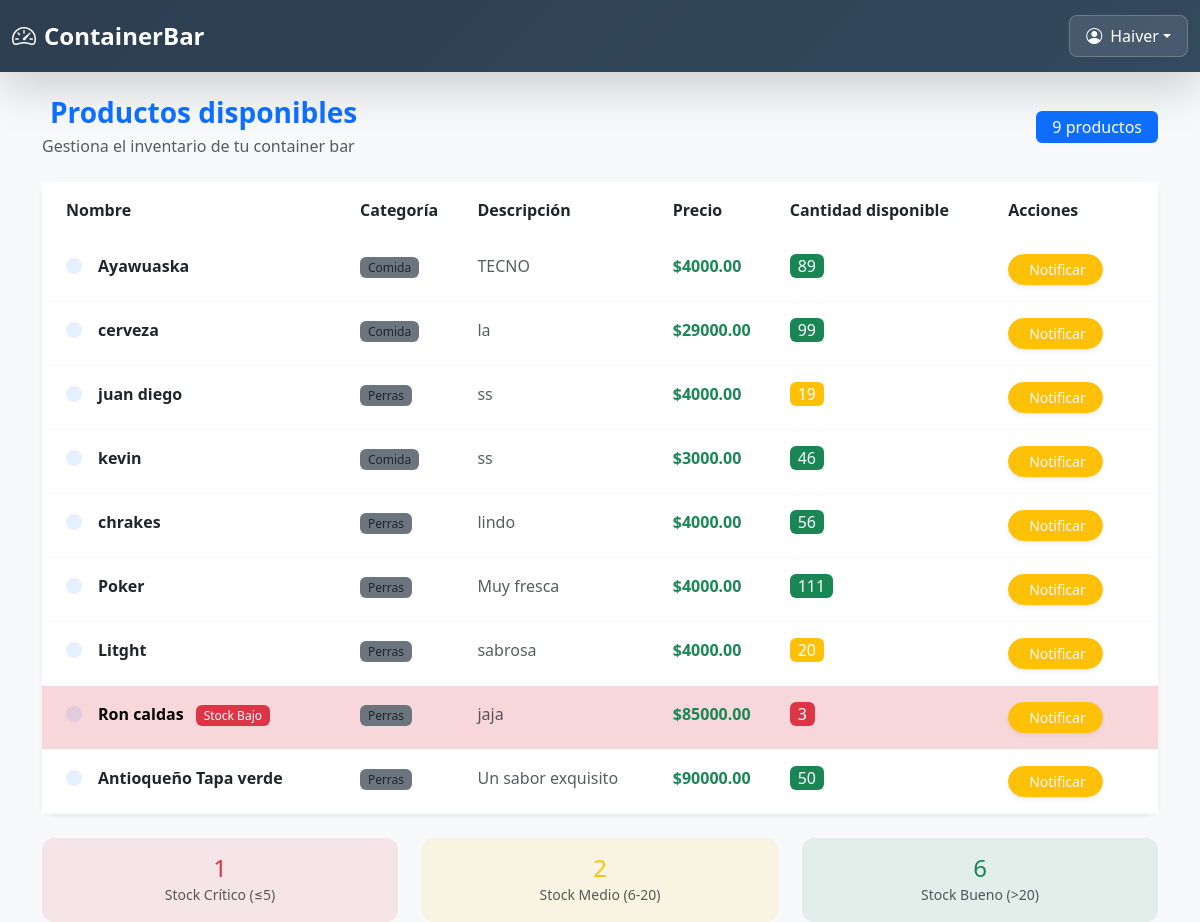
The app's page /productos/ver/ (signed in) with its own data.
### core/models.py (models this page shows, shortened)
class Producto(models.Model):
    nombre = models.CharField(max_length=100)
    categoria = models.ForeignKey(Categoria, on_delete=models.SET_NULL, null=True, related_name='productos')
    descripcion = models.TextField(blank=True)
    precio_costo = models.DecimalField(max_digits=10, decimal_places=2, default=0)  # NUEVO
    precio = models.DecimalField(max_digits=10, decimal_places=2)  # Este es el precio de venta
    cantidad = models.PositiveIntegerField()
    creado = models.DateTimeField(auto_now_add=True)
    actualizado = models.DateTimeField(auto_now=True)

class Categoria(models.Model):
    nombre = models.CharField(max_length=100, unique=True)
    descripcion = models.TextField(blank=True)
    def __str__(self):
        return self.nombre

### core/views.py (the view)
# urls.py: path('productos/ver/', views.productos_bartender, name='productos_bartender'),
@never_cache
@login_required
def productos_bartender(request):
    perfil = Perfil.objects.get(user=request.user)
    if perfil.rol != 'bartender':
        return redirect('productos_listar')
    productos = Producto.objects.all()
    return render(request, 'core/productos/listar_bartender.html', {'productos': productos})

### core/templates/core/productos/listar_bartender.html (shortened to what this page needs)
{% extends 'core/base.html' %}
{% block content %}
<div class="container mt-4">
  <div class="d-flex justify-content-between align-items-center mb-4">
    <div>
      <h3 class="mb-1 text-primary fw-bold">
        Productos disponibles
      </h3>
      <p class="text-muted mb-0">Gestiona el inventario de tu container bar</p>
    </div>
    <div class="badge bg-primary fs-6 px-3 py-2">
      {{ productos|length }} producto{{ productos|length|pluralize }}
    </div>
  </div>
  <div class="card shadow-sm border-0">
    <div class="card-body p-0">
      <div class="table-responsive">
        <table class="table table-hover mb-0" id="tabla-productos">
          <thead class="bg-light">
            <tr>
              <th class="border-0 fw-semibold text-dark py-3 ps-4">Nombre</th>
              <th class="border-0 fw-semibold text-dark py-3">Categoría</th>
              <th class="border-0 fw-semibold text-dark py-3">Descripción</th>
              <th class="border-0 fw-semibold text-dark py-3">Precio</th>
              <th class="border-0 fw-semibold text-dark py-3">Cantidad disponible</th>
              <th class="border-0 fw-semibold text-dark py-3 pe-4">Acciones</th>
            </tr>
          </thead>
          <tbody>
            {% for producto in productos %}
              <tr class="{% if producto.cantidad <= 5 %}table-danger bg-danger bg-opacity-10{% endif %} border-0">
                <td class="py-3 ps-4">
                  <div class="d-flex align-items-center">
                    <div class="bg-primary bg-opacity-10 rounded-circle p-2 me-3">
                    </div>
                    <div>
                      <span class="fw-semibold">{{ producto.nombre }}</span>
                      {% if producto.cantidad <= 5 %}
                        <span class="badge bg-danger ms-2 small">Stock Bajo</span>
                      {% endif %}
                    </div>
                  </div>
                </td>
                <td class="py-3">
                  <span class="badge bg-secondary bg-opacity-20 text-dark">{{ producto.categoria }}</span>
                </td>
                <td class="py-3 text-muted">{{ producto.descripcion }}</td>
                <td class="py-3">
                  <span class="fw-bold text-success">${{ producto.precio }}</span>
                </td>
                <td class="py-3">
                  <span class="badge
                    {% if producto.cantidad <= 5 %}bg-danger{% elif producto.cantidad <= 20 %}bg-warning{% else %}bg-success{% endif %}
                    fs-6 px-2 py-1">
                    {{ producto.cantidad }}
                  </span>
                </td>
                <td class="py-3 pe-4">
                  <a href="{% url 'notificar_admin' producto.id %}"
                     class="btn btn-warning btn-sm rounded-pill px-3 shadow-sm">
                    Notificar
                  </a>
                </td>
              </tr>
            {% endfor %}
          </tbody>
        </table>
      </div>
    </div>
  </div>
  {% if productos %}
  <div class="row mt-4">
    <div class="col-md-4">
      <div class="card border-0 bg-danger bg-opacity-10">
        <div class="card-body text-center">
          <h4 class="text-danger mb-0" id="stock-critico">0</h4>
          <small class="text-muted">Stock Crítico (≤5)</small>
        </div>
      </div>
    </div>
    <div class="col-md-4">
      <div class="card border-0 bg-warning bg-opacity-10">
        <div class="card-body text-center">
          <h4 class="text-warning mb-0" id="stock-medio">0</h4>
          <small class="text-muted">Stock Medio (6-20)</small>
        </div>
      </div>
    </div>
    <div class="col-md-4">
      <div class="card border-0 bg-success bg-opacity-10">
        <div class="card-body text-center">
          <h4 class="text-success mb-0" id="stock-bueno">0</h4>
          <small class="text-muted">Stock Bueno (>20)</small>
        </div>
      </div>
    </div>
  </div>
  {% endif %}
</div>
{% endblock %}

### core/templates/core/base.html (shortened to what this page needs)
<!DOCTYPE html>
<html lang="es">
<head>
  <link href="https://cdn.jsdelivr.net/npm/bootstrap@5.3.0/dist/css/bootstrap.min.css" rel="stylesheet">
  <link href="https://cdn.jsdelivr.net/npm/bootstrap-icons@1.10.5/font/bootstrap-icons.css" rel="stylesheet">
  <link href="https://cdnjs.cloudflare.com/ajax/libs/animate.css/4.1.1/animate.min.css" rel="stylesheet">
</head>
<body class="bg-light">
  <header class="header-fixed shadow-lg">
    <div class="container-fluid">
      <div class="d-flex justify-content-between align-items-center">
        <h3 class="header-title d-flex align-items-center">
          <i class="bi bi-speedometer2 me-2"></i>
          <span class="mobile-hide">Container </span> Bar
        </h3>
        {% if user.is_authenticated %}
          <div class="dropdown">
            <button class="btn user-btn dropdown-toggle d-flex align-items-center"
                    type="button"
                    id="usuarioDropdown"
                    data-bs-toggle="dropdown"
                    aria-expanded="false">
              <i class="bi bi-person-circle me-2"></i>
              <span class="mobile-hide">{{ request.user.username }}</span>
            </button>
          </div>
        {% endif %}
      </div>
    </div>
  </header>
  <main class="flex-grow-1">
    {% block content %}{% endblock %}
  </main>
</body>
</html>

### core/templates/core/base.html (style rules this page uses)
.header-fixed { background: linear-gradient(135deg, #2c3e50 0%, #34495e 100%); min-height: 70px; padding: 15px 0; }
.header-title { font-size: 1.5rem; font-weight: 600; margin: 0; color: white; }
.user-btn { background: rgba(255,255,255,0.1); border: 1px solid rgba(255,255,255,0.2); color: white; padding: 8px 16px; border-radius: 8px; }

### core/templates/core/productos/listar_bartender.html (style rules this page uses)
.table > :not(caption) > * > * { border-bottom-width: 1px; border-color: #f8f9fa; }
.card { border-radius: 12px; }
.btn-warning { --bs-btn-color: #fff; --bs-btn-bg: #ffc107; --bs-btn-border-color: #ffc107; --bs-btn-hover-color: #fff; --bs-btn-hover-bg: #ffca2c; --bs-btn-hover-border-color: #ffc720; transition: all 0.2s ease; }
.badge { font-weight: 500; }

### records on screen
Producto: nombre "Ayawuaska", categoria "Comida", descripcion "TECNO", precio "4000.00", cantidad "89"
Producto: nombre "cerveza", categoria "Comida", descripcion "la", precio "29000.00", cantidad "99"
Producto: nombre "juan diego", categoria "Perras", descripcion "ss", precio "4000.00", cantidad "19"
Producto: nombre "kevin", categoria "Comida", descripcion "ss", precio "3000.00", cantidad "46"
Producto: nombre "chrakes", categoria "Perras", descripcion "lindo", precio "4000.00", cantidad "56"
Producto: nombre "Poker", categoria "Perras", descripcion "Muy fresca", precio "4000.00", cantidad "111"
Producto: nombre "Litght", categoria "Perras", descripcion "sabrosa", precio "4000.00", cantidad "20"
Producto: nombre "Ron caldas", shows "Stock Bajo", categoria "Perras", descripcion "jaja", precio "85000.00", cantidad "3"
Producto: nombre "Antioqueño Tapa verde", categoria "Perras", descripcion "Un sabor exquisito", precio "90000.00", cantidad "50"

### other values on screen
{{ request.user.username }} "Haiver"
{{ productos|length }} "9"
